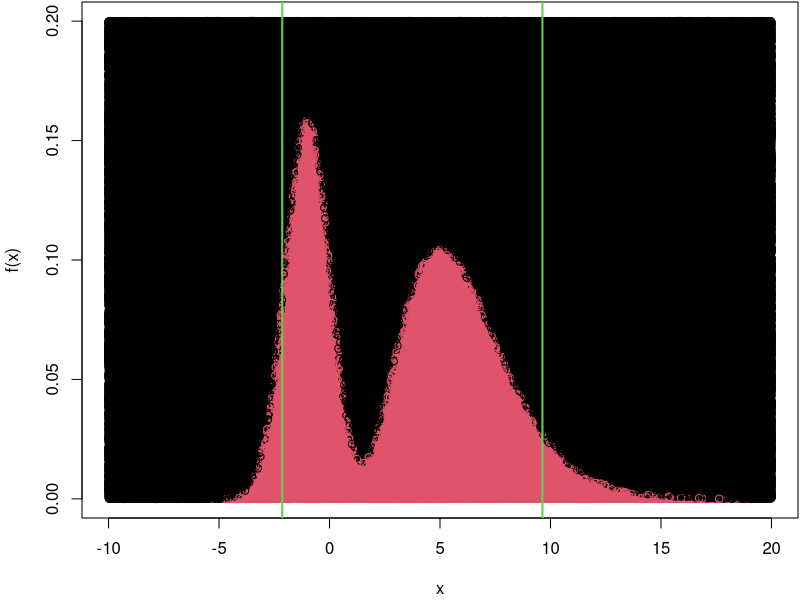

R code for this plot:
set.seed(123)

f <- function(x){
  return(0.4 * dnorm(x, mean=-1, sd=1) + 0.6 * dgamma(x, shape=6, rate=1))
}

MIN_Y <- 0
MAX_Y <- 0.2
MIN_X <- -10
MAX_X <- 20

SAMPLE_SIZE <- 1000000

par(mar = c(4.1, 4.1, 0.1, 0.1))
curve(f, MIN_X, MAX_X, ylim = c(MIN_Y, MAX_Y), lwd = 4)
rect(MIN_X, MIN_Y, MAX_X, MAX_Y, border = 4, lwd = 4)

p <- data.frame("x" = runif(SAMPLE_SIZE, MIN_X, MAX_X), "y" = runif(SAMPLE_SIZE, MIN_Y, MAX_Y))

fx <- f(p$x)
col <- rep(1, SAMPLE_SIZE)
col[p$y <= fx] <- 2
points(p, col = col)

area_rect <- (MAX_Y - MIN_Y) * (MAX_X - MIN_X)

x <- p[p$y <= fx, ]$x

mean(x)
integrate(function(x) f(x) * x, -Inf, Inf)

qx <- quantile(x, prob = c(0.05, 0.95))
print(qx)

## Add to the plot.
abline(v = qx, col = 3, lwd = 2)